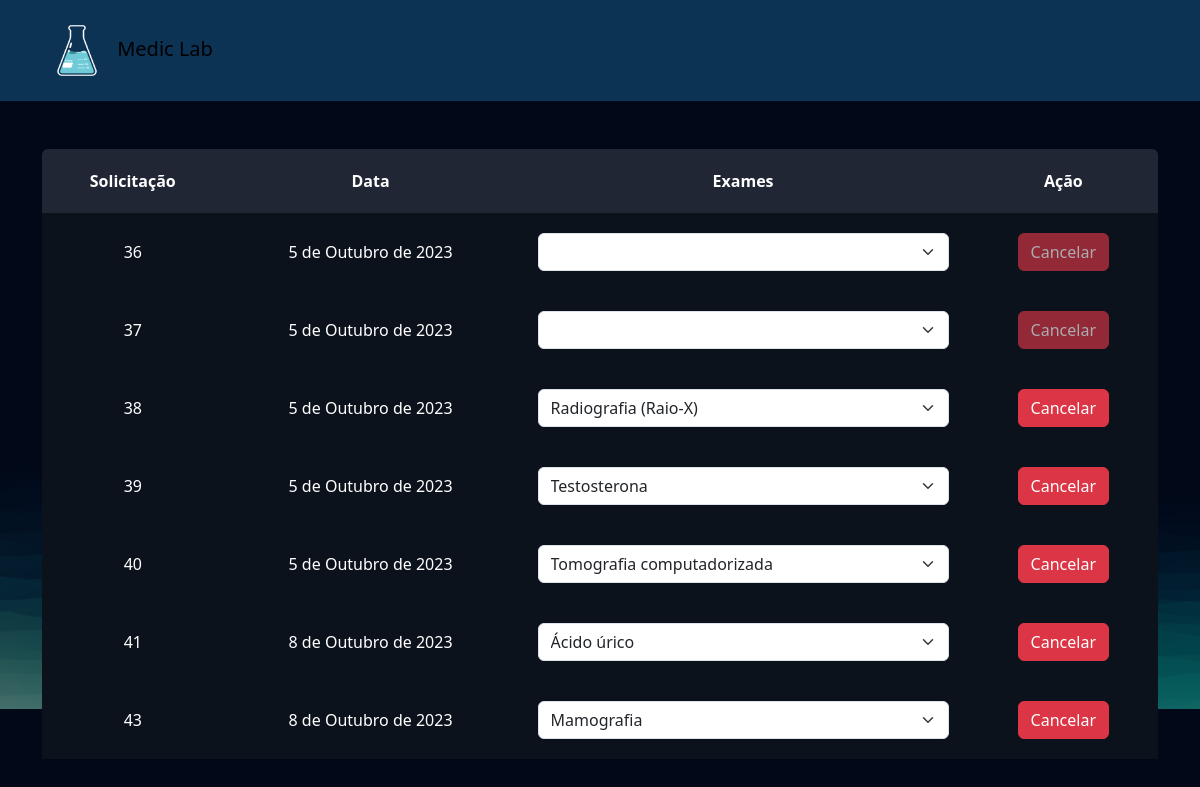
The app's page /exames/gerenciar_pedidos/ (signed in), older data.
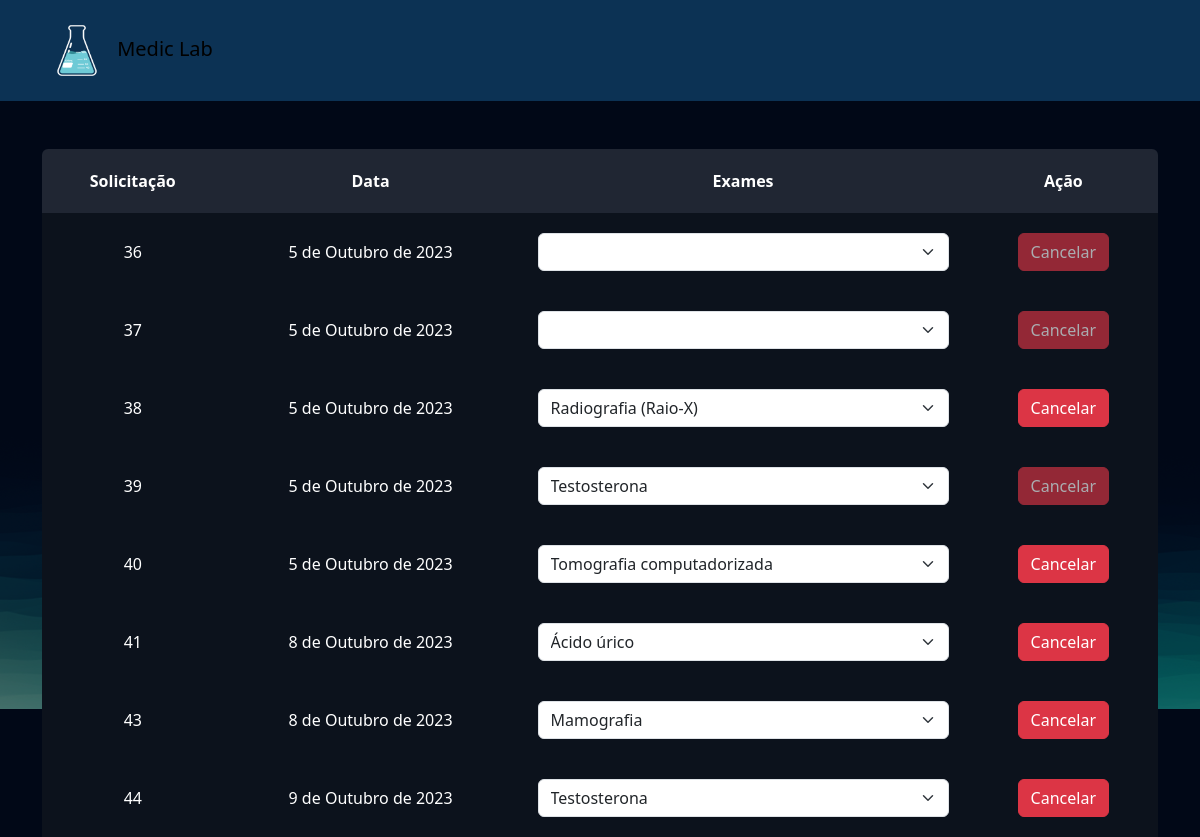
The same page, newer data.
### exames/models.py (models this page shows, shortened)
class PedidosExames(models.Model):
    usuario = models.ForeignKey(User, on_delete=models.DO_NOTHING)
    exames = models.ManyToManyField(SolicitacaoExame) #ManyToManyField -> Relação de N para N
    agendado = models.BooleanField(default=True)
    data = models.DateField()

### exames/views.py (the view)
# urls.py: path('gerenciar_pedidos/', views.gerenciar_pedidos, name="gerenciar_pedidos"),
@login_required
def gerenciar_pedidos(request):
    pedidos_exames = PedidosExames.objects.filter(usuario=request.user)
    return render(request, 'gerenciar_pedidos.html', {'pedidos_exames':pedidos_exames})

### exames/templates/gerenciar_pedidos.html (shortened to what this page needs)
{% extends "bases/base.html" %}
{% load static %}
{% block 'head' %}
    <link href="{% static 'exames/css/style.css' %}" rel="stylesheet">
    <link href="{% static 'exames/css/gerenciar_pedidos.css' %}" rel="stylesheet">
{% endblock 'head' %}
{% block 'conteudo' %}
    <br>
    <br>
    <div class="container">
        <div class="card card-view">
            <table>
                <tr>
                  <th>Solicitação</th>
                  <th>Data</th>
                  <th>Exames</th>
                  <th>Ação</th>
                </tr>
                {% for pedidos in pedidos_exames %}
                    <tr class="linha-tabela">
                        <td>{{pedidos.id}}</td>
                        <td>{{pedidos.data}}</td>
                        <td>
                            <select class="form-select">
                                {% for exame in pedidos.exames.all %}
                                    <option style="color: black"  value="">{{exame.exame.nome}}</option>
                                {% endfor %}
                            </select>
                        </td>
                        <td>
                            <a href="{% url 'cancelar_pedido' pedidos.id %}"  class="btn btn-danger {% if not pedidos.agendado %} disabled {% endif %}">Cancelar</a>
                        </td>
                    </tr>
                {% endfor %}
            </table>
        </div>
    </div>
{% endblock 'conteudo' %}

Row changes from the older to the newer data that the page shows:
changed PedidosExames id 39: agendado True → False (drawn)
added PedidosExames: id "44", data "9 de Outubro de 2023"
